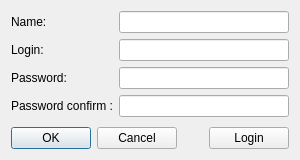
<?xml version="1.0" encoding="UTF-8"?>
<ui version="4.0">
 <class>RegistrationForm</class>
 <widget class="QWidget" name="RegistrationForm">
  <property name="geometry">
   <rect>
    <x>0</x>
    <y>0</y>
    <width>300</width>
    <height>160</height>
   </rect>
  </property>
  <property name="minimumSize">
   <size>
    <width>300</width>
    <height>160</height>
   </size>
  </property>
  <property name="maximumSize">
   <size>
    <width>300</width>
    <height>160</height>
   </size>
  </property>
  <property name="windowTitle">
   <string>Registration</string>
  </property>
  <layout class="QVBoxLayout" name="verticalLayout">
   <item>
    <layout class="QFormLayout" name="formLayout">
     <item row="0" column="0">
      <widget class="QLabel" name="nameLabel">
       <property name="text">
        <string>Name:</string>
       </property>
      </widget>
     </item>
     <item row="1" column="0">
      <widget class="QLabel" name="loginLabel">
       <property name="text">
        <string>Login:</string>
       </property>
      </widget>
     </item>
     <item row="1" column="1">
      <widget class="QLineEdit" name="loginLineEdit"/>
     </item>
     <item row="2" column="0">
      <widget class="QLabel" name="passwordLabel">
       <property name="text">
        <string>Password:</string>
       </property>
      </widget>
     </item>
     <item row="2" column="1">
      <widget class="QLineEdit" name="passwordLineEdit">
       <property name="echoMode">
        <enum>QLineEdit::EchoMode::Password</enum>
       </property>
      </widget>
     </item>
     <item row="3" column="0">
      <widget class="QLabel" name="passwordConfirmLabel">
       <property name="text">
        <string>Password confirm :</string>
       </property>
      </widget>
     </item>
     <item row="3" column="1">
      <widget class="QLineEdit" name="passwordConfirmLineEdit">
       <property name="echoMode">
        <enum>QLineEdit::EchoMode::Password</enum>
       </property>
      </widget>
     </item>
     <item row="0" column="1">
      <widget class="QLineEdit" name="nameLineEdit"/>
     </item>
    </layout>
   </item>
   <item>
    <layout class="QHBoxLayout" name="horizontalLayout">
     <item>
      <widget class="QDialogButtonBox" name="confirmButtonBox">
       <property name="standardButtons">
        <set>QDialogButtonBox::StandardButton::Cancel|QDialogButtonBox::StandardButton::Ok</set>
       </property>
      </widget>
     </item>
     <item>
      <spacer name="horizontalSpacer">
       <property name="orientation">
        <enum>Qt::Orientation::Horizontal</enum>
       </property>
       <property name="sizeHint" stdset="0">
        <size>
         <width>40</width>
         <height>20</height>
        </size>
       </property>
      </spacer>
     </item>
     <item>
      <widget class="QPushButton" name="loginPushButton">
       <property name="text">
        <string>Login</string>
       </property>
      </widget>
     </item>
    </layout>
   </item>
  </layout>
 </widget>
 <tabstops>
  <tabstop>nameLineEdit</tabstop>
  <tabstop>passwordLineEdit</tabstop>
  <tabstop>passwordConfirmLineEdit</tabstop>
  <tabstop>loginPushButton</tabstop>
 </tabstops>
 <resources/>
 <connections/>
</ui>
